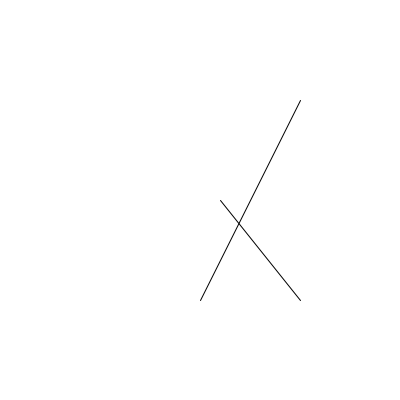
Frame 1 (no input)
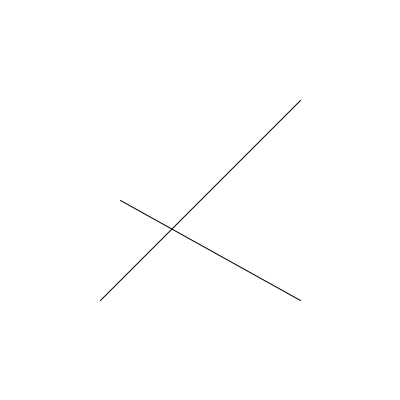
Frame 60 (the mouse pressed at the canvas centre just before this capture)
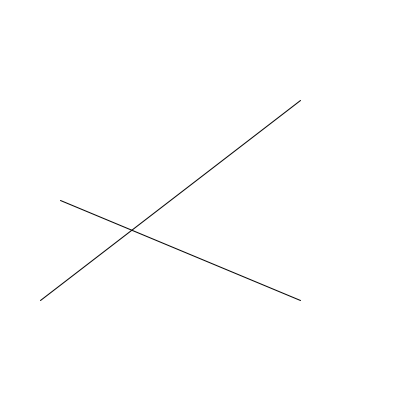
Frame 120 (the mouse held since frame 60 and released just before this capture)

The Processing sketch that drew these frames (run headless with seeded random() and noise(); from frame 60 on, the mouse is pressed at the canvas centre):

// Processing sketch: processing_184017
// ── processing_184017.pde

int Xpos=200;
int Ypos=200;

void setup(){size(400,400);background(255);}

void draw(){background(255);
line(Xpos,300,300,100);Xpos=Xpos+20;
if (Xpos>400){Xpos=-400;}
line(Xpos,200,300,300);Xpos=Xpos+20;
if (Xpos>400){Xpos=-400;}
}
